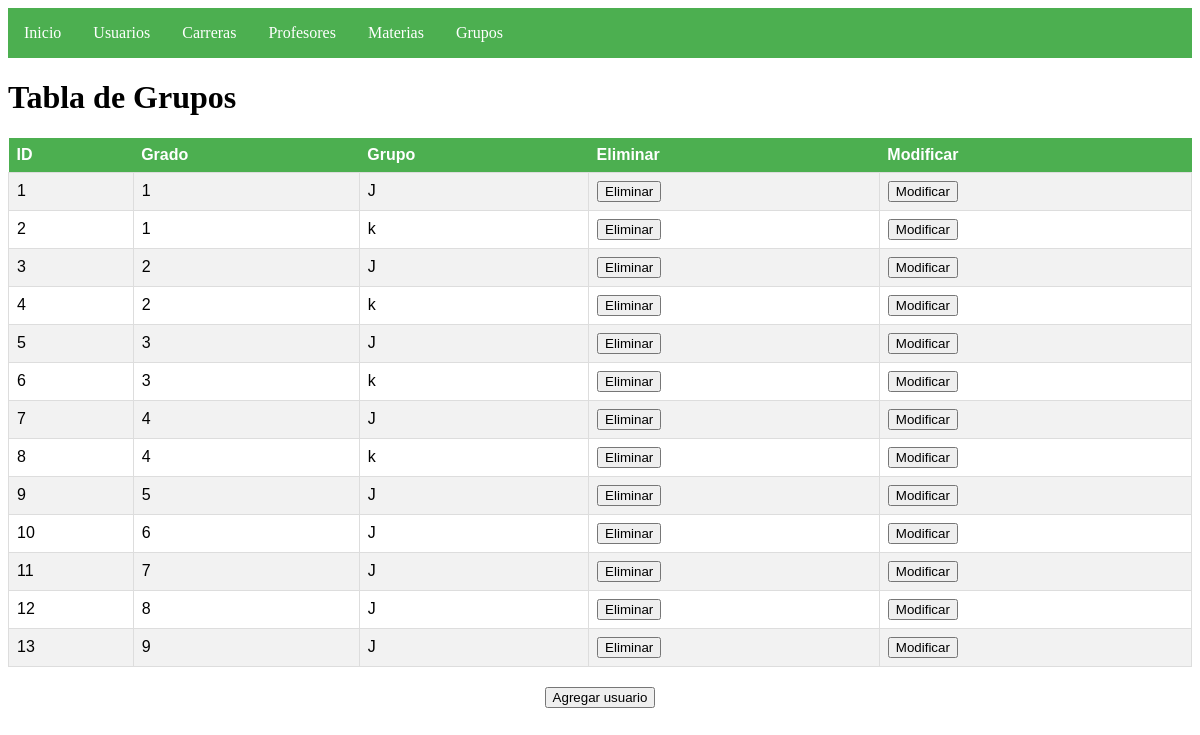
Screenshot of /src/vistas/grupos.php with the database file from the repository.
### tables this page shows
CREATE TABLE `t_grupos` (
  `id` int(11) NOT NULL,
  `grado` varchar(2) DEFAULT NULL,
  `grupo` varchar(2) DEFAULT NULL
);

### src/vistas/grupos.php (the view, shortened to what this page needs)
<!DOCTYPE html>
<html>
<head>
</head>
<body>
    <?php
    $servername = "localhost";
    $username = "root";
    $password = "";
    $dbname = "bdagendalis";
    $conn = mysqli_connect($servername, $username, $password, $dbname);
    $sql = "SELECT * FROM t_grupos";
    $result = mysqli_query($conn, $sql);
    ?>
    <nav>
        <ul>
            <li><a href="menu.php">Inicio</a></li>
            <li><a href="usuarios.php">Usuarios</a></li>
            <li><a href="carreras.php">Carreras</a></li>
            <li><a href="profesores.php">Profesores</a></li>
            <li><a href="materias.php">Materias</a></li>
            <li><a href="grupos.php">Grupos</a></li>
        </ul>
    </nav>
    <h1>Tabla de Grupos</h1>
    <table>
        <tr>
            <th>ID</th>
            <th>Grado</th>
            <th>Grupo</th>
            <th>Eliminar</th>
            <th>Modificar</th>
        </tr>
        <?php while($row = mysqli_fetch_assoc($result)) { ?>
            <tr>
                <td><?php echo $row['id']; ?></td>
                <td><?php echo $row['grado']; ?></td>
                <td><?php echo $row['grupo']; ?></td>
                <td>
                    <form method="post" action="../controlador/eliminar_grupo.php">
                        <button type="submit">Eliminar</button>
                    </form>
                </td>
                <td>
                    <form method="post" action="../controlador/modificar_grupo.php">
                        <button type="submit">Modificar</button>
                    </form>
                </td>
            </tr>
        <?php } ?>
    </table>
    <div class="add-button">
        <button onclick="window.location.href = 'rgrupo.php';">Agregar usuario</button>
    </div>
</body>
</html>

### src/vistas/grupos.php (style rules this page uses)
table { font-family: Arial, sans-serif; border-collapse: collapse; width: 100%; }
th { background-color: #4CAF50; color: white; text-align: left; padding: 8px; }
td { border: 1px solid #ddd; padding: 8px; }
tr:nth-child(even) { background-color: #f2f2f2; }
nav { background-color: #4CAF50; height: 50px; }
ul { list-style-type: none; margin: 0; padding: 0; overflow: hidden; height: 100%; }
li { float: left; height: 100%; }
a { display: block; color: white; text-align: center; padding: 16px; text-decoration: none; }
.add-button { text-align: center; margin-top: 20px; }

### rows the page displays
t_grupos: id "1", grado "1", grupo "J"
t_grupos: id "2", grado "1", grupo "k"
t_grupos: id "3", grado "2", grupo "J"
t_grupos: id "4", grado "2", grupo "k"
t_grupos: id "5", grado "3", grupo "J"
t_grupos: id "6", grado "3", grupo "k"
t_grupos: id "7", grado "4", grupo "J"
t_grupos: id "8", grado "4", grupo "k"
t_grupos: id "9", grado "5", grupo "J"
t_grupos: id "10", grado "6", grupo "J"
t_grupos: id "11", grado "7", grupo "J"
t_grupos: id "12", grado "8", grupo "J"
t_grupos: id "13", grado "9", grupo "J"
